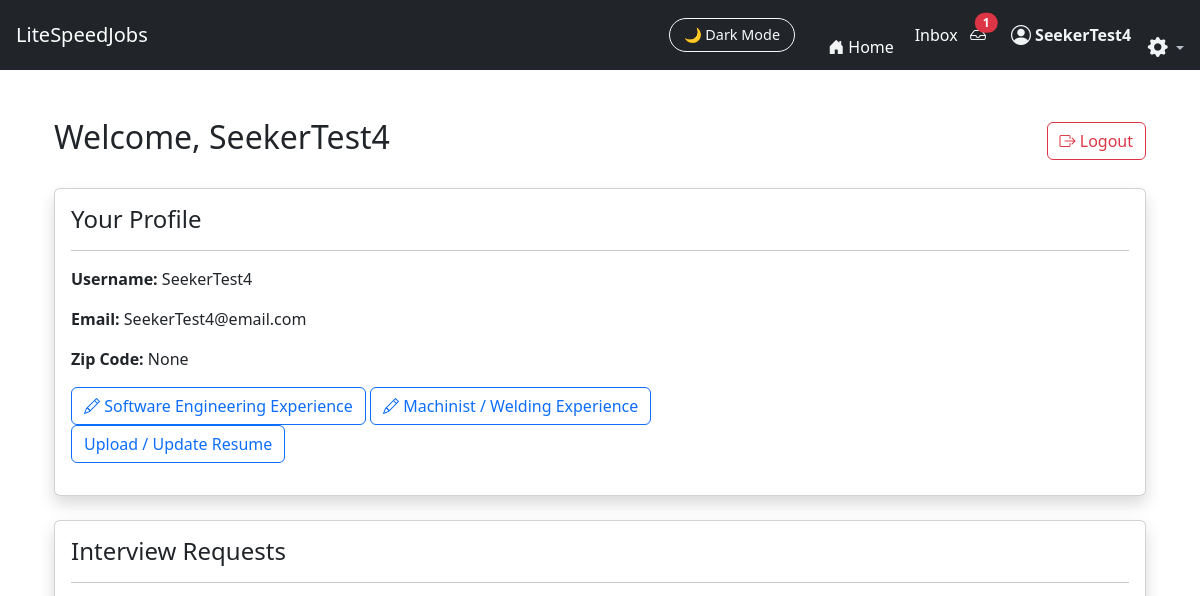
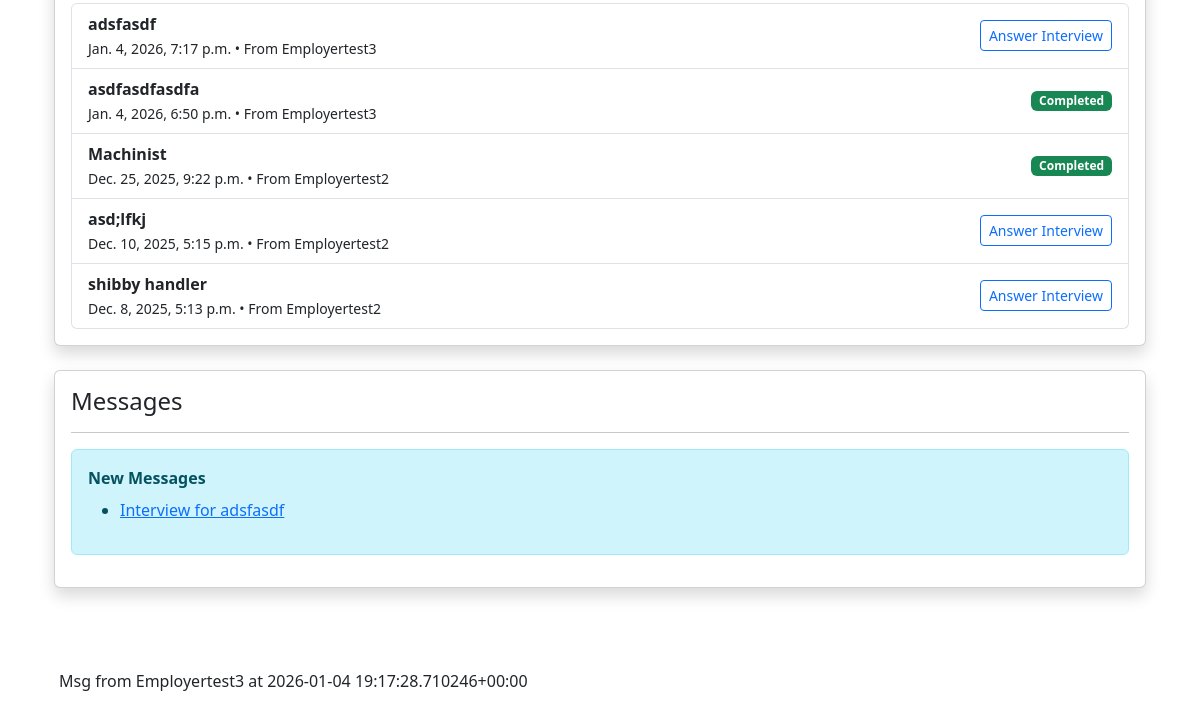
Page /JobFinder_app/seeker_dashboard/ (signed in) on the earlier database version (2 pictures, top to bottom).
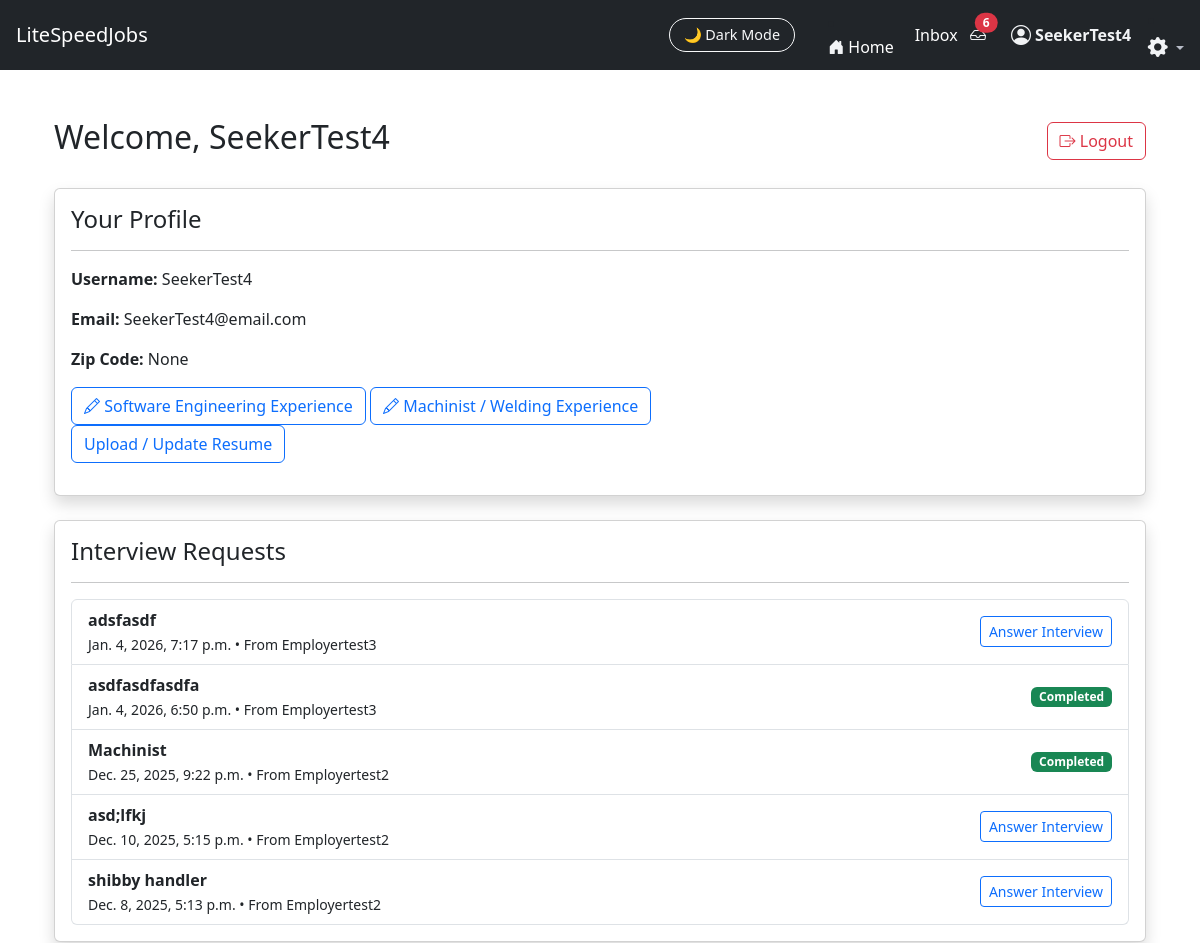
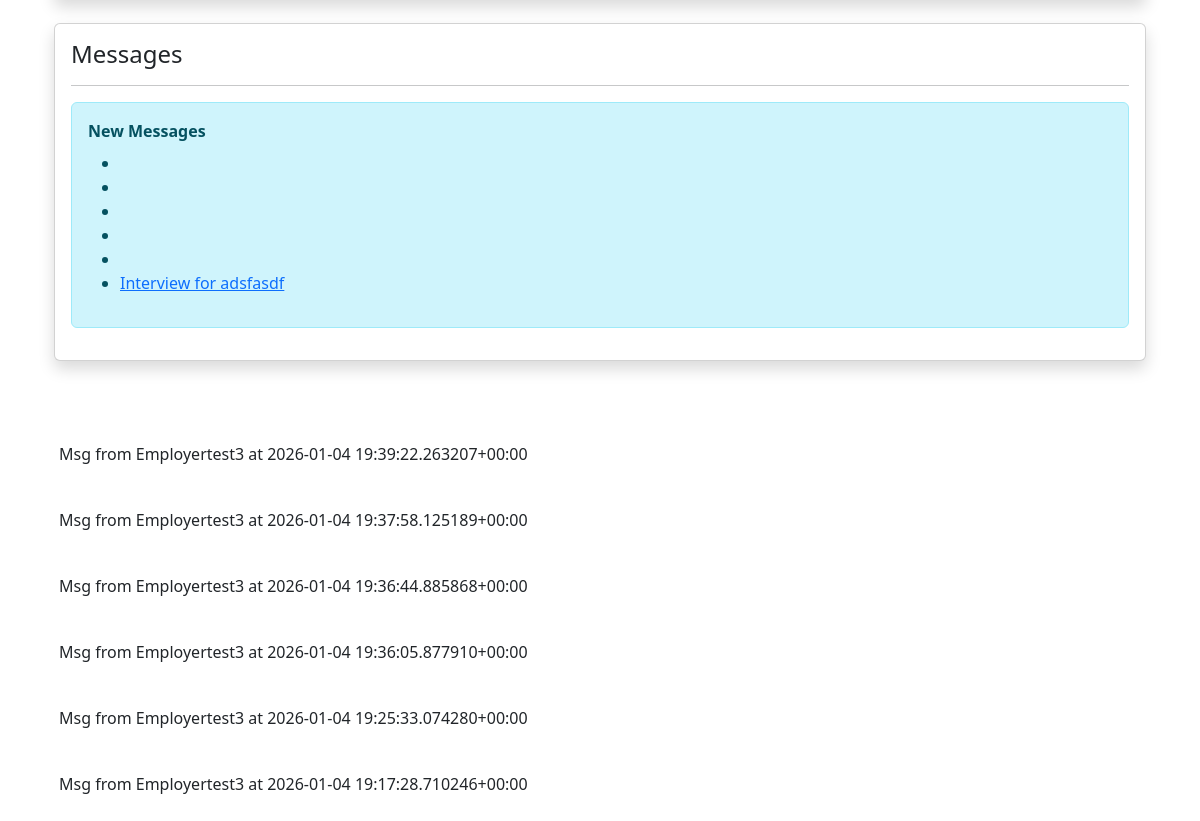
Same page on the later database version (2 pictures, top to bottom).
### JobFinder_app/models.py (models this page shows, shortened)
class InterviewAssignment(models.Model):
    job = models.ForeignKey(Job, on_delete=models.CASCADE)
    employer = models.ForeignKey(
        User, on_delete=models.CASCADE, related_name="interview_assignments_sent"
    )
    seeker = models.ForeignKey(
        User, on_delete=models.CASCADE, related_name="interview_assignments_received"
    )
    questions = models.TextField()
    assigned_at = models.DateTimeField(auto_now_add=True)
    completed = models.BooleanField(default=False)
    employer_marked_hire = models.BooleanField(default=False)
    superuser_notified = models.BooleanField(default=False)
    require_video = models.BooleanField(default=False)

class Job(models.Model):
    SOFTWARE = "software"
    MACHINIST = "machinist"
    JOB_TYPE_CHOICES = [
        (SOFTWARE, "Software Engineering"),
        (MACHINIST, "Machinist / Fabrication"),
    ]
    user = models.ForeignKey(User, on_delete=models.CASCADE)  # Employer account
    title = models.CharField(max_length=255)
    location = models.CharField(max_length=255, blank=True)
    description = models.TextField(blank=True, default="No description provided.")
    zip_code = models.CharField(max_length=10)
    search_radius_miles = models.IntegerField(default=25)
    is_remote = models.BooleanField(default=False)
    require_video_interview = models.BooleanField(
       default=False,
       help_text="Require candidates to submit video responses to interview questions"
    )
    interview_questions = models.TextField(
        blank=True,
        help_text="Enter one question per line."
    )
    job_type = models.CharField(
        max_length=20,
        choices=JOB_TYPE_CHOICES,
        default=SOFTWARE
    )
    created_at = models.DateTimeField(auto_now_add=True)

class Message(models.Model):
    sender = models.ForeignKey(
        User, on_delete=models.CASCADE, related_name="sent_messages"
    )
    receiver = models.ForeignKey(
        User, on_delete=models.CASCADE, related_name="received_messages"
    )
    conversation = models.ForeignKey("Conversation", on_delete=models.CASCADE, related_name="messages", null=True, blank=True)
    subject = models.CharField(max_length=255)
    body = models.TextField(blank=True, default="The body was not filled in.")
    attachement = models.FileField(upload_to="messages_attachments/", null=True, blank=True)
    job = models.ForeignKey(Job, on_delete=models.CASCADE, null=True, blank=True)
    created_at = models.DateTimeField(auto_now_add=True)
    is_read = models.BooleanField(default=False)
    def __str__(self):
        return f"Msg from {self.sender} at {self.created_at}"

### JobFinder_app/views.py (the view)
# urls.py: path("seeker_dashboard/", views.seeker_dashboard, name="seeker_dashboard"),
def seeker_dashboard(request):
    profile = Profile.objects.filter(
        zip_code=request.user
    )
    assignments = InterviewAssignment.objects.filter(
        seeker=request.user
    ).order_by("-assigned_at")
    messages = Message.objects.filter(
        receiver=request.user,
        is_read=False
    ).order_by("-created_at")
    return render(request, "JobFinder_app/seeker_dashboard.html", {
        "assignments": assignments,
        "messages": messages,
        "profile": profile,
    })

### JobFinder_app/context_processors.py (called while the page is built)
def unread_message_count(request):
    if request.user.is_authenticated:
        return {
            "unread_count": Message.objects.filter(
                receiver=request.user,
                is_read=False
            ).count()
        }
    return {}

### JobFinder_app/templates/JobFinder_app/seeker_dashboard.html (shortened to what this page needs)
{% extends "JobFinder_app/base.html" %}
{% block content %}
<div class="container mt-4">
    <div class="d-flex justify-content-between align-items-center mb-4">
        <h2>Welcome, {{ request.user.username }}</h2>
        <a href="{% url 'logout' %}" class="btn btn-outline-danger">
            <i class="bi bi-box-arrow-right"></i> Logout
        </a>
    </div>
    <div class="card shadow mb-4">
        <div class="card-body">
            <h4>Your Profile</h4>
            <hr>
            <p><strong>Username:</strong> {{ request.user.username }}</p>
            <p><strong>Email:</strong> {{ request.user.email }}</p>
            <p><strong>Zip Code:</strong> {{ request.user.profile.zip_code }}</p>
            <a href="{% url 'seeker_form1' %}" class="btn btn-outline-primary">
                <i class="bi bi-pencil"></i> Software Engineering Experience
            </a>
            <a href="{% url 'machinist_experience' %}" class="btn btn-outline-primary">
               <i class="bi bi-pencil"></i> Machinist / Welding Experience
            </a>
            <p><a href="{% url 'upload_resume' %}" class="btn btn-outline-primary">
                    Upload / Update Resume
                </a>
            </p>
        </div>
    </div>
    <div class="card shadow mb-4">
        <div class="card-body">
            <h4>Interview Requests</h4>
            <hr>
            {% if assignments %}
                <ul class="list-group">
                    {% for a in assignments %}
                        <li class="list-group-item d-flex justify-content-between align-items-center">
                            <div>
                                <strong>{{ a.job.title }}</strong><br>
                                <small class="dark-muted">
                                    {{ a.assigned_at }} • From {{ a.employer.username }}
                                </small>
                            </div>
                            {% if a.completed %}
                                <span class="badge bg-success">Completed</span>
                            {% else %}
                                <a href="{% url 'answer_interview' a.id %}"
                                   class="btn btn-sm btn-outline-primary">
                                    Answer Interview
                                </a>
                            {% endif %}
                        </li>
                    {% endfor %}
                </ul>
            {% else %}
                <p class="dark-muted">No interview assignments yet.</p>
            {% endif %}
        </div>
    </div>
    <div class="card shadow mb-4">
        <div class="card-body">
            <h4>Messages</h4>
            <hr>
            {% if messages %}
                <div class="alert alert-info">
                    <strong>New Messages</strong>
                    <ul class="mt-2">
                        {% for msg in messages %}
                            <li>
                                <a href="{% url 'inbox_pro' %}?c={{ msg.conversation.id }}">
                                    {{ msg.subject }}
                                </a>
                            </li>
                        {% endfor %}
                    </ul>
                </div>
            {% endif %}
        </div>
    </div>
</div>
{% endblock %}

### JobFinder_app/templates/JobFinder_app/base.html (shortened to what this page needs)
<!DOCTYPE html>
<html lang="en" data-theme="light">
<head>
    <link href="https://cdn.jsdelivr.net/npm/bootstrap@5.3.2/dist/css/bootstrap.min.css" rel="stylesheet">
    <link href="https://cdn.jsdelivr.net/npm/bootstrap-icons@1.11.1/font/bootstrap-icons.css" rel="stylesheet">
</head>
<body>
{% load message_tags %}
<nav class="navbar navbar-expand-lg navbar-dark bg-dark px-3">
    <a class="navbar-brand" href="/">LiteSpeedJobs</a>
    <div class="ms-auto d-flex align-items-center">
        <button id="darkModeToggle" class="btn btn-outline-light ms-3">
            🌙 Dark Mode
        </button>&nbsp;&nbsp;&nbsp;&nbsp;&nbsp;&nbsp;&nbsp;&nbsp;
        <li class="nav-item">
            <a class="nav-link d-flex align-items-center home-link"
            href="{% url 'landing' %}">
                <i class="bi bi-house-door-fill me-1 nav-icon"></i>
                <span class="d-none d-md-inline">Home</span>&nbsp;&nbsp;&nbsp;&nbsp;&nbsp;
            </a>
        </li>
        {% if user.is_authenticated %}
        <a href="{% url 'inbox_pro' %}" class="nav-link d-flex align-items-center home-link">Inbox</a>&nbsp;&nbsp;&nbsp;
        <a href="{% url 'inbox_pro' %}" class="nav-link position-relative">
            <i class="bi bi-inbox"></i>
            {% if unread_count and unread_count > 0 %}
                <span id="unreadBadge"
                    class="position-absolute top-0 start-100 translate-middle badge rounded-pill bg-danger">
                    {{ unread_count }}
                </span>
            {% endif %}
        </a>
        {% else %}
        <li class="nav-item">
            <a href="{% url 'login' %}" class="nav-link">
                <i class="bi bi-inbox"></i>
            </a>
        </li>
        {% endif %}&nbsp;&nbsp;&nbsp;&nbsp;&nbsp;&nbsp;
        {% if request.user.is_authenticated %}
            <a href="{% url 'role_redirect' %}"
                class="nav-link d-flex align-items-center gap-1 user-link">
                <i class="bi bi-person-circle nav-icon fs-5"></i>
             <span class="d-none d-md-inline">
                 <strong>{{ request.user.username }}</strong>&nbsp;&nbsp;&nbsp;&nbsp;
            </span>
        {% endif %}
        <li class="nav-item dropdown ">
            <a class="nav-link dropdown-toggle p-0 account_dropdown"
            style="color:var(--ls-dark-muted)"
            href="#"
            id="settingsDropdown"
            role="button"
            data-bs-toggle="dropdown"
            aria-expanded="false"
            data-bs-placement="bottom"
            title="Account settings">
                <i class="bi bi-gear-fill fs-5 text-white"></i>
            </a>
        </li>
    </div>
</nav>
<div class="container py-4">
    {% block content %}{% endblock %}
</div>
{% if messages %}
<div class="container mt-3">
    {% for message in messages %}
        <div class="alert alert-{{ message.tags }} mb-2">
            {{ message }}
        </div>
    {% endfor %}
</div>
{% endif %}
</body>
</html>

Differences in the rows shown:
added Message: sender+created_at "Msg from Employertest3 at 2026-01-04 19:39:22.263207+00:00"
added Message: sender+created_at "Msg from Employertest3 at 2026-01-04 19:37:58.125189+00:00"
added Message: sender+created_at "Msg from Employertest3 at 2026-01-04 19:36:44.885868+00:00"
added Message: sender+created_at "Msg from Employertest3 at 2026-01-04 19:36:05.877910+00:00"
added Message: sender+created_at "Msg from Employertest3 at 2026-01-04 19:25:33.074280+00:00"
Other differences:
{{ unread_count }}: "1" → "6"
